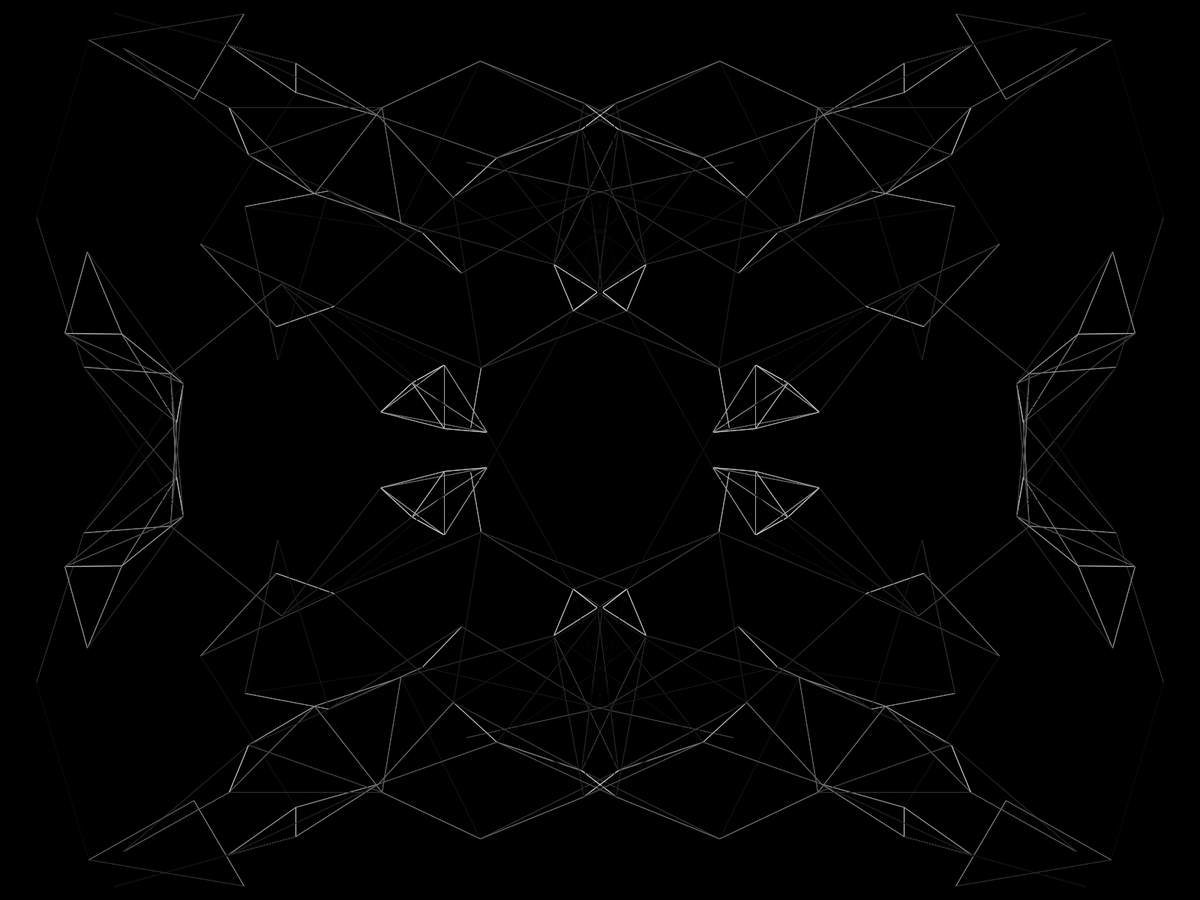
Frame 1 (no input)
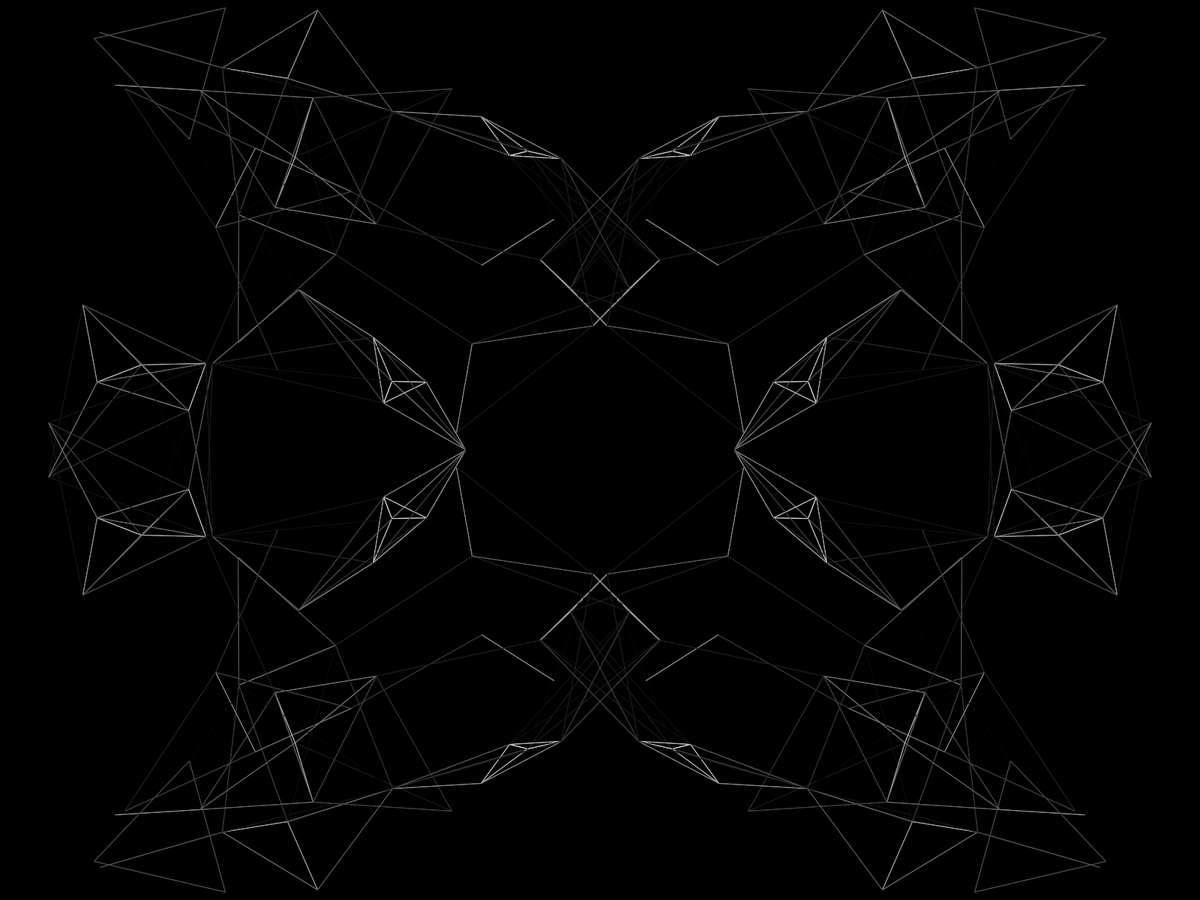
Frame 60 (the mouse pressed at the canvas centre just before this capture)
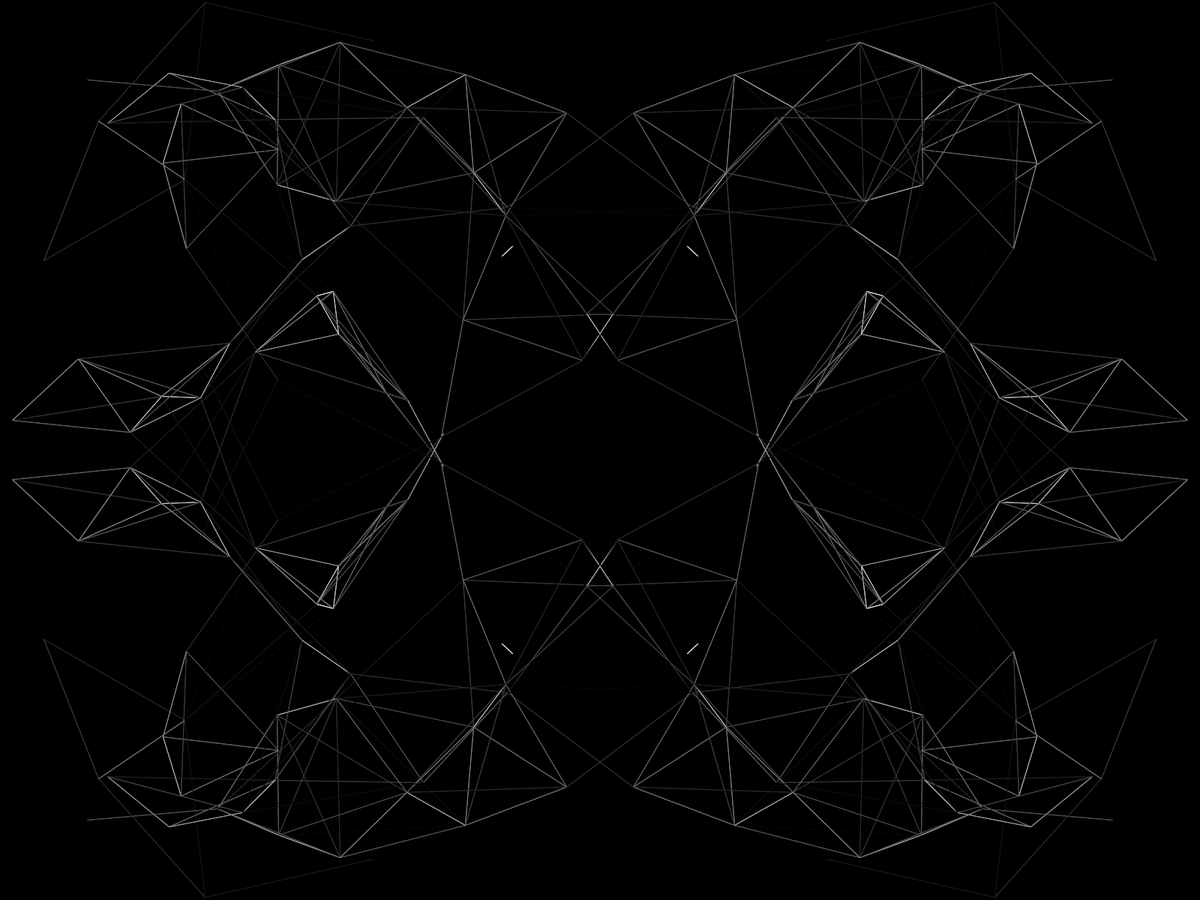
Frame 120 (the mouse held since frame 60 and released just before this capture)

The Processing sketch that drew these frames (run headless with seeded random() and noise(); from frame 60 on, the mouse is pressed at the canvas centre):

// Processing sketch: symmetry_00
// ── symmetry_00.pde
ArrayList<Vertex> verts;
int vertCount = 50;
int maxDist = 255;

boolean draw = false;
boolean inverted = false;

void setup()
{
  //size(1280, 720);
  fullScreen();
  noCursor();
  background(0);
  stroke(255);
  
  verts = new ArrayList<Vertex>();
  for(int i = 0; i < vertCount; i++)
    verts.add(new Vertex());
}

void draw()
{
  if(!draw)
  {
    if(inverted)
      background(255);
    else
      background(0);
  }
  
  for(Vertex vert: verts)
    vert.update();
    
  for(int i = 0; i < vertCount; i++)
  {
    for(int j = 0; j < vertCount; j++)
    {
      if(i != j)
      {
        PVector vert1 = verts.get(i).pos;
        PVector vert2 = verts.get(j).pos;
        float dist = PVector.dist(vert1, vert2);
        
        if(dist < maxDist)
        {
          if(inverted)
            stroke(0 + dist);
          else
            stroke(255 - dist);
          
          line(vert1.x, vert1.y, vert2.x, vert2.y);
          line(width - vert1.x, vert1.y, width - vert2.x, vert2.y);
          line(vert1.x, height - vert1.y, vert2.x, height - vert2.y);
          line(width - vert1.x, height - vert1.y, width - vert2.x, height - vert2.y);
        }
      }
    }
  }
}

void keyPressed()
{
  if(key == 'd' || key == 'D')
  {
    if(draw)
      draw = false;
    else
      draw = true;
  }
  if(key == 'i' || key == 'I')
  {
    if(inverted)
      inverted = false;
    else
      inverted = true;
  }
}
// ── Vertex.pde
class Vertex
{
  PVector pos;
  PVector dir;
  float speed;
  
  Vertex()
  {
    pos = new PVector(random(width), random(height));
    dir = new PVector(random(-1, 1), random(-1, 1));
    speed = random(0.5, 2);
  }
  
  void update()
  {
    pos = PVector.add(pos, PVector.mult(dir, speed));
    
    if(pos.x < 0 || pos.x > width)
      dir.x *= -1;
    if(pos.y < 0 || pos.y > height)
      dir.y *= -1;
  }
}
